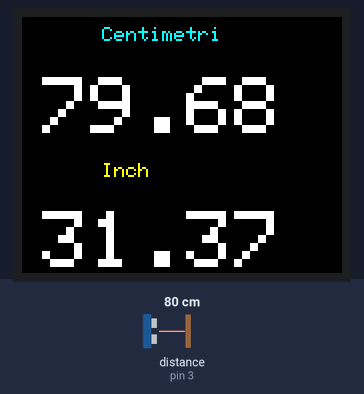
The sketch below on a simulated Arduino Uno, built with avr-gcc and run on an emulated ATmega328P. Parts: 160×128 colour display. Wiring (inferred from the names in the program): ultrasonic range finder: trigger pin 4; echo pin 3. Inputs (shaded band) come from the test bench; at power-on: distance to the obstacle (sensor on pin 3) 80 cm. The echo pulse lasts 58.3 µs per cm; what the sketch prints to the serial monitor is not drawn.

Above: at 1.3 s.
1.4 s: distance to the obstacle (sensor on pin 3) set to 18 cm
At 1.6 s:
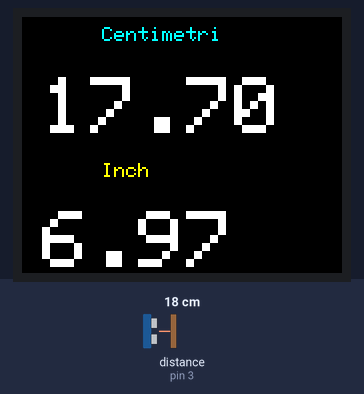
3.4 s: distance to the obstacle (sensor on pin 3) set to 4 cm
At 4.6 s:
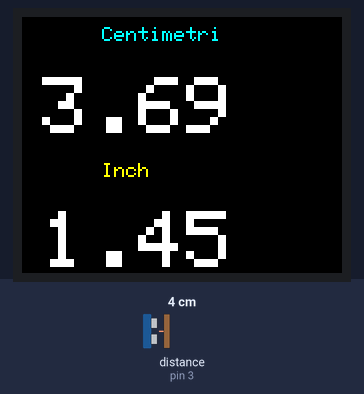
5.0 s: distance to the obstacle (sensor on pin 3) set to 2 cm
At 5.5 s:
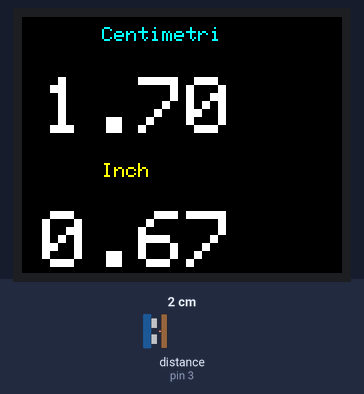
6.5 s: distance to the obstacle (sensor on pin 3) set to 9 cm
At 7.5 s:
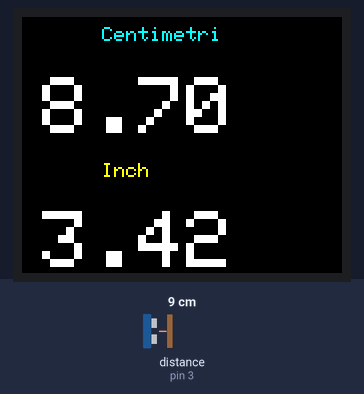
Timing chart, 0 to 9.1 s (numbered marks = the images above; inputs shaded):
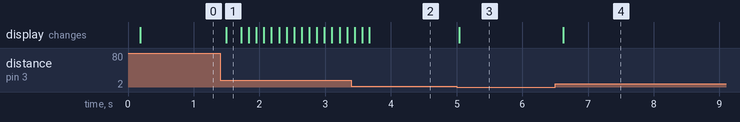

Measured:
- after the input at 1.4 s, the display: changes after 0.09 s (image 1)
- after the input at 3.4 s, the display: changes after 0.05 s (image 2)
- after the input at 5.0 s, the display: changes at once (image 3)
- after the input at 6.5 s, the display: changes after 0.13 s (image 4)

The sketch:

metro_digitale.ino
```cpp
#include <Adafruit_GFX.h>
#include <Adafruit_ST7735.h>
#include <SPI.h>

#define TFT_CS        10
#define TFT_RST        9
#define TFT_DC         8

#define BLACK   0x0000
#define BLUE    0x001F
#define RED     0xF800
#define GREEN   0x07E0
#define CYAN    0x07FF
#define MAGENTA 0xF81F
#define YELLOW  0xFFE0
#define WHITE   0xFFFF

#define ECHO_PIN 3
#define TRIG_PIN 4

Adafruit_ST7735 tft = Adafruit_ST7735(TFT_CS, TFT_DC, TFT_RST);

float distanceCm;

void setup() {
  pinMode(TRIG_PIN, OUTPUT);
  pinMode(ECHO_PIN, INPUT);

  tft.initR(INITR_BLACKTAB);
  tft.setRotation(1);
  tft.fillScreen(ST77XX_BLACK);

  Serial.begin(9600);
}

void loop() {

digitalWrite(TRIG_PIN, LOW);
  delayMicroseconds(2);
  digitalWrite(TRIG_PIN, HIGH);
  delayMicroseconds(10);
  digitalWrite(TRIG_PIN, LOW);
  unsigned long impulso = pulseIn(ECHO_PIN,HIGH);
  distanceCm = impulso / 2.0 * 0.0343;

  float distanceinch = distanceCm*0.393701;


  Serial.print("Distanza in cm: ");
  Serial.println(distanceCm);
  Serial.print("Distanza in pillici: ");
  Serial.println(distanceinch);

  if (distanceCm <400){
  tft.setCursor(40,5);
  tft.setTextColor(CYAN);
  tft.setTextSize(1);
  tft.println("Centimetri");
  tft.setCursor(10,30);
  tft.setTextColor(WHITE, BLACK);
  tft.setTextSize(4);
  tft.print(distanceCm);
  tft.print("  ");

  tft.setCursor(40,73);
  tft.setTextColor(YELLOW);
  tft.setTextSize(1);
  tft.println("Inch");
  tft.setCursor(10,97);
  tft.setTextColor(WHITE, BLACK);
  tft.setTextSize(4);
  tft.print(distanceinch);
  tft.print("  ");

  }
  else {

  tft.fillScreen(ST77XX_BLACK);

  tft.setCursor(10,50);
  tft.setTextColor(RED);
  tft.setTextSize(5);
  tft.println("Error");

  delay (1000);

  tft.fillScreen(ST77XX_BLACK);
    }

  delay(100);
}
```
